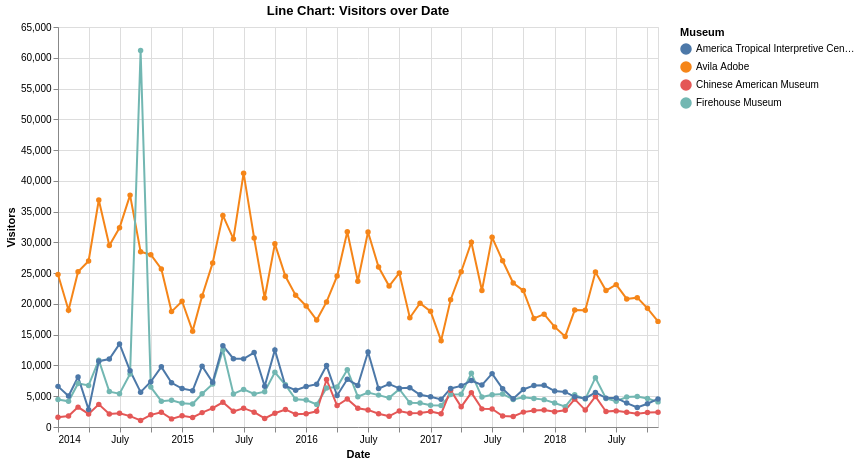

Source (Vega-Lite JSON):
### Vega-Lite specification from a JSON file in a GitHub repository (floating-point values rounded to 4 significant figures; data arrays with more than 128 entries replaced by an {"elided": "..."} marker saying what was removed)
{"$schema": "https://vega.github.io/schema/vega-lite/v5.json", "title": "Line Chart: Visitors over Date", "width": 600, "height": 400, "data": {"values": {"elided": "236 records"}}, "mark": {"type": "line", "point": true}, "encoding": {"x": {"field": "Date", "type": "temporal", "scale": {}}, "y": {"field": "Visitors", "type": "quantitative", "scale": {}}, "color": {"field": "Museum", "type": "nominal"}, "tooltip": [{"field": "Date", "type": "temporal"}, {"field": "Visitors", "type": "quantitative"}, {"field": "Museum", "type": "nominal"}]}, "transform": [], "params": []}
